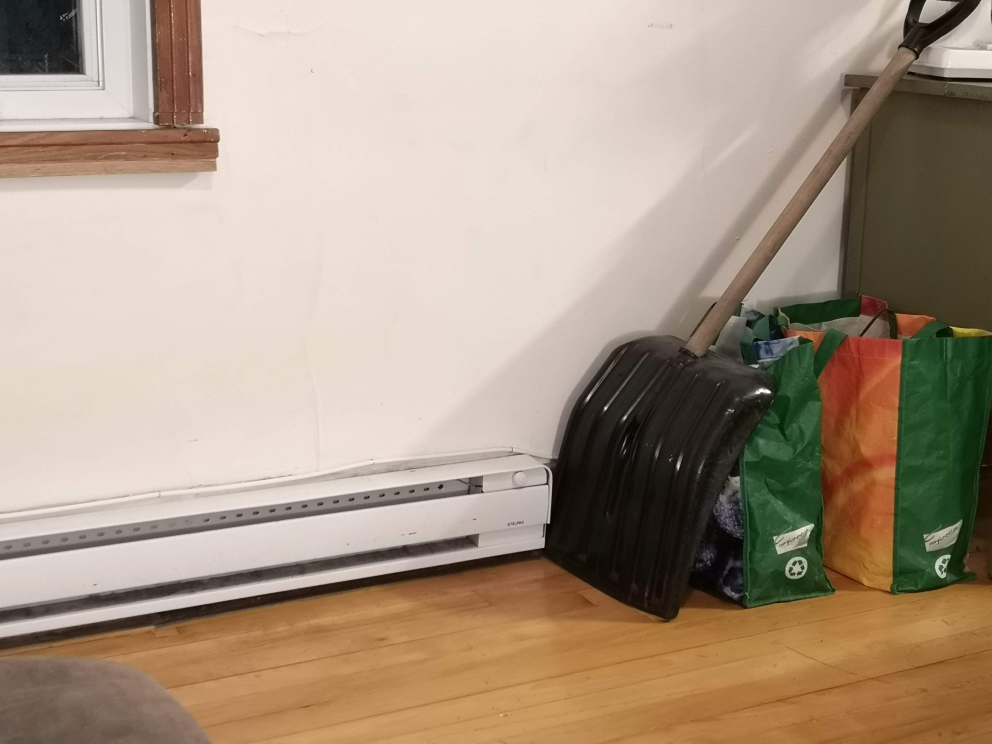
#> input picture 1.jpg, 3968 x 2976 px (shown at 1/4 size)
$ python main.py
#> lines starting #> are read from the running program, lines starting #| are printed output that depends on the picture; after the words box and inside, x2 and y2 are one past the last pixel; in counts of white or black regions, pixels touching at a corner belong together
import numpy as np
import cv2
import imutils
from matplotlib import pyplot as plt
from scipy.ndimage.filters import gaussian_filter


def panorama(image_A, image_B):
    # Gray scale
    image_A_gray = cv2.cvtColor(image_A, cv2.COLOR_BGR2GRAY)
    image_B_gray = cv2.cvtColor(image_B, cv2.COLOR_BGR2GRAY)

    # Initialization of the sift detector
    sift = cv2.xfeatures2d.SIFT_create()

    (kp_A, desc_A) = sift.detectAndCompute(image_A_gray, None)
    (kp_B, desc_B) = sift.detectAndCompute(image_B_gray, None)

    img_A_kps = cv2.drawKeypoints(image_A,kp_A, None,flags=cv2.DRAW_MATCHES_FLAGS_DRAW_RICH_KEYPOINTS)
    save_image(img_A_kps, filename='image_A_kps.jpg')

    # Just keep the position of the key points
    kp_A = np.float32([kp.pt for kp in kp_A])
    kp_B = np.float32([kp.pt for kp in kp_B])

    # Initialization of the brutforce martcher (the closest one is the match)
    matcher = cv2.DescriptorMatcher_create("BruteForce")
    rawMatches = matcher.knnMatch(desc_A, desc_B, 2)
    matches = []

    for m in rawMatches:
        # Lowe's test ?
        # need more explanations
        if len(m) == 2 and m[0].distance < m[1].distance * 0.7:
            matches.append((m[0].trainIdx, m[0].queryIdx))

    pts_A = np.float32([kp_A[i] for (_, i) in matches])
    pts_B = np.float32([kp_B[i] for (i, _) in matches])

    # Compute the homography
    # Ransac methode, exlude the outliers
    (H, status) = cv2.findHomography(pts_B, pts_A, cv2.RANSAC, 6.0)

    print(H)

    # Stick the two pictures together
    result = cv2.warpPerspective(image_B, H, (image_A.shape[1] + image_B.shape[1], image_B.shape[0]))
    save_image(result, filename='homo.jpg')
    result[0:image_A.shape[0], 0:image_A.shape[1]] = image_A

    mask = cv2.warpPerspective(image_B_gray, H, (image_A.shape[1] + image_B.shape[1], image_B.shape[0]))
    mask[:image_A.shape[0], image_A.shape[1]:] = 0
    _, mask = cv2.threshold(mask, thresh=0, maxval=255, type=cv2.THRESH_BINARY)

    mask = gaussian_filter(mask, sigma=7)
    mask3 = cv2.multiply(cv2.cvtColor(mask, cv2.COLOR_GRAY2BGR), 1/2)  # 3 channel mask

    im_thresh_color = cv2.multiply(cv2.warpPerspective(image_B, H, (image_A.shape[1] + image_B.shape[1], image_B.shape[0])), mask3)

    # Show matches
    matches_image = show_matches(image_A, image_B, pts_A, pts_B)

    kps_img_A, kps_img_A_mask = show_key_points(image_A, pts_A)
    kps_img_B, kps_img_B_mask = show_key_points(image_B, pts_B, color=(255,0,0), marker=cv2.MARKER_DIAMOND)

    kps_img_mask = cv2.warpPerspective(kps_img_B_mask, H, (image_A.shape[1] + image_B.shape[1], image_B.shape[0]))
    kps_img_mask[0:image_A.shape[0], 0:image_A.shape[1]] += kps_img_A_mask

    kps_img = cv2.warpPerspective(kps_img_B, H, (image_A.shape[1] + image_B.shape[1], image_B.shape[0]))
    kps_img[0:image_A.shape[0], 0:image_A.shape[1]] += kps_img_A

    res_with_markers = result * (1- kps_img_mask/255) + kps_img

    save_image(res_with_markers)
    #add_markers(kps_img, kps_img)

def add_markers(img, markers):
    for c in zip(markers[:,:,0], markers[:,:,1], markers[:,:,2]):
        print(c)

def save_image(img, filename='out.jpg'):
    cv2.imwrite(filename, img)

def show_key_points(image, pts, marker=cv2.MARKER_CROSS, color=(0,0,255)):
    out_img = np.ones((image.shape[0],image.shape[1],3))
    mask = np.ones((image.shape[0],image.shape[1],3))
    #out_img[:,:, 3] = np.ones((image.shape[0],image.shape[1]))
    for pt in pts:
        out_img = cv2.drawMarker(out_img, (pt[0],pt[1]), color, markerType=marker, markerSize=15, thickness=2, line_type=cv2.LINE_AA)
        mask = cv2.drawMarker(mask, (pt[0],pt[1]), (255,255,255), markerType=marker, markerSize=15, thickness=2, line_type=cv2.LINE_AA)
    return out_img, mask

def show_matches(image_A, image_B, pts_A, pts_B):
    matches_image = np.concatenate((image_A,image_B),axis=1)
    width = image_A.shape[1]
    for match_A, match_B in zip(pts_A, pts_B):
        pt_A = (int(match_A[0]),  int(match_A[1]))
        pt_B = (int(match_B[0] + width),  int(match_B[1]))
        cv2.line(matches_image, pt_A, pt_B, (0, 255, 0), 1)
    return matches_image

def plot_image(img):
    cv2.imshow('img', img)
    cv2.waitKey(0)
    cv2.destroyAllWindows()

if __name__ == "__main__":
    image_A = cv2.imread("1.jpg")
#> image_A is the input picture: shape (2976, 3968, 3); mean B, G, R 132.5, 151.2, 169.6
    image_A = imutils.resize(image_A, width=600)
#> image_A: shape (450, 600, 3)
    image_B = cv2.imread("2_tilted.jpg")
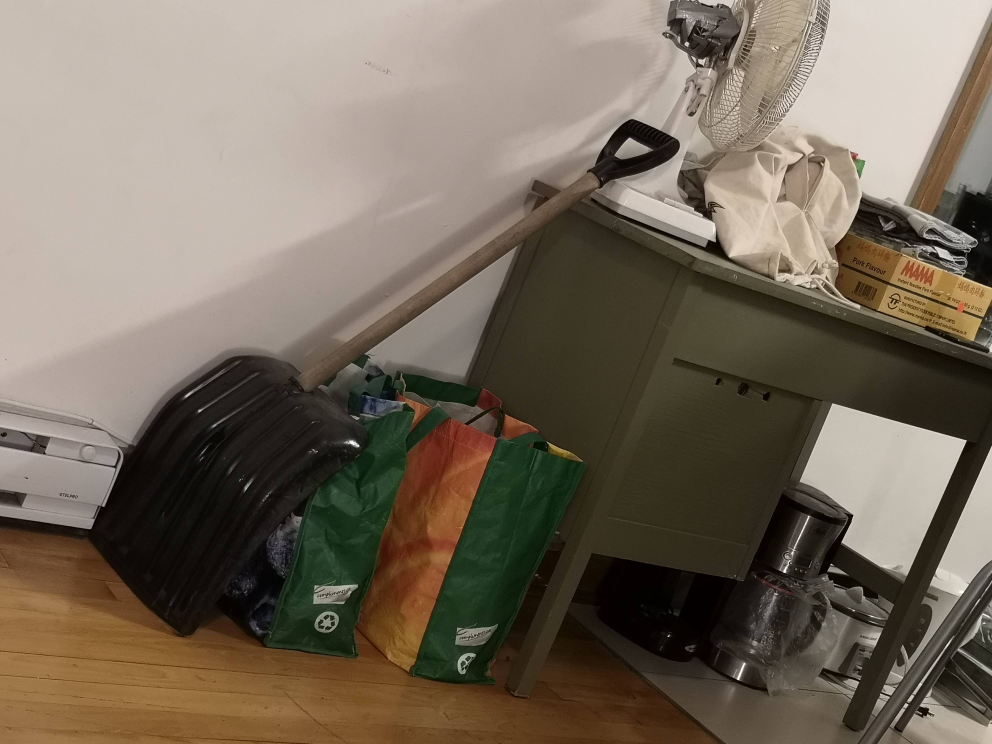
#> input picture 2_tilted.jpg, 3968 x 2976 px (shown at 1/4 size)
#> image_B is the input picture: shape (2976, 3968, 3); mean B, G, R 92, 106.7, 118.4
    image_B = imutils.resize(image_B, width=600)
#> image_B: shape (450, 600, 3)

    panorama(image_A, image_B)
#> in panorama, `(kp_A, desc_A) = sift.detectAndCompute(image_A_gray, None)`: kp_A = 293 keypoints; strongest (x, y, size): (464, 237, 2), (395, 293, 103.9), (286, 294, 7.6), (32, 27, 26.3)
#> in panorama, `(kp_B, desc_B) = sift.detectAndCompute(image_B_gray, None)`: kp_B = 580 keypoints; strongest (x, y, size): (213, 268, 2.5), (529, 285, 50.2), (570, 153, 3.7), (382, 89, 7.9)
#> in panorama, `kp_A = np.float32([kp.pt for kp in kp_A])`: kp_A = 293 pairs, first value 4.79 to 593.7, second value 3.42 to 391.2
#> in panorama, `kp_B = np.float32([kp.pt for kp in kp_B])`: kp_B = 580 pairs, first value 2.95 to 596.6, second value 3.58 to 442.5
#> in panorama, `rawMatches = matcher.knnMatch(desc_A, desc_B, 2)`: rawMatches = 293 matches
#> after the loop in panorama, `for m in rawMatches:`: matches = 94 pairs, first value 0 to 548, second value 3 to 292
#> in panorama, `pts_A = np.float32([kp_A[i] for (_, i) in matches])`: pts_A = 94 pairs, first value 15.83 to 593.7, second value 14.31 to 370
#> in panorama, `pts_B = np.float32([kp_B[i] for (i, _) in matches])`: pts_B = 94 pairs, first value 2.95 to 578.8, second value 93.62 to 410.4
#> in panorama, `(H, status) = cv2.findHomography(pts_B, pts_A, cv2.RANSAC, 6.0)`: H = [[0.831, 0.354, 173.8], [-0.35, 0.934, 53.53], [-0.000204, 5.16e-05, 1]]; status = 94 values from 0 to 1
#| [[ 8.31394783e-01  3.54182834e-01  1.73827458e+02]
#|  [-3.49619243e-01  9.34142206e-01  5.35300739e+01]
#|  [-2.03648692e-04  5.16158538e-05  1.00000000e+00]]
#> in panorama, `mask[:image_A.shape[0], image_A.shape[1]:] = 0`: mask: shape (450, 1200); min 0, max 232, mean 31.5
#> in panorama, `_, mask = cv2.threshold(mask, thresh=0, maxval=255, type=cv2.THRESH_BI..`:
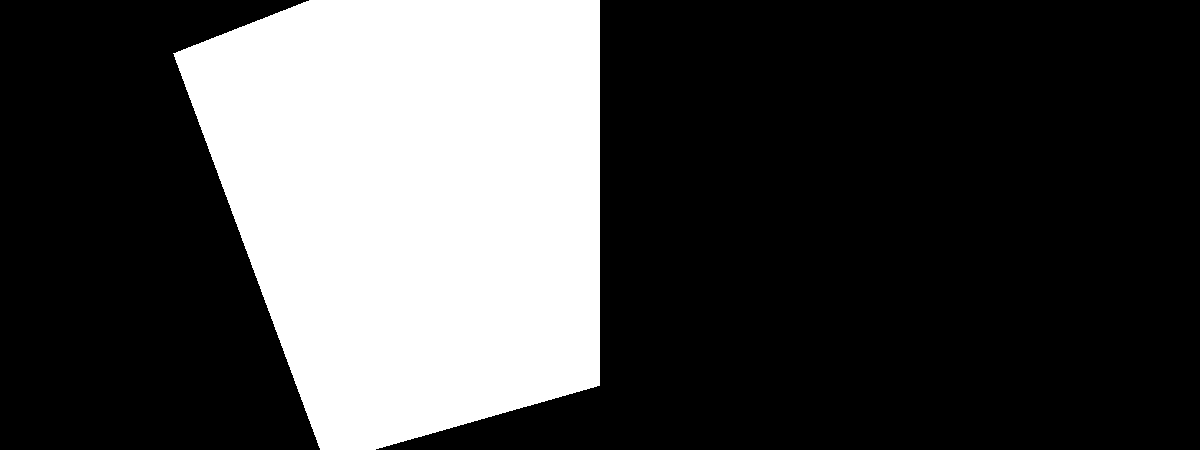
#> mask: shape (450, 1200); 28.2% white; 1 white region, box (x1, y1, x2, y2) and area: (173, 0, 600, 450) 152029
#> the loop in show_matches, `for match_A, match_B in zip(pts_A, pts_B):` made 94 passes
#> (match_A, match_B, pt_A, pt_B) on passes 1 to 12: ([15.83, 370], [45.98, 255.7], (15, 369), (645, 255)), ([15.83, 370], [45.98, 255.7], (15, 369), (645, 255)), ([203, 302.4], [578.8, 378.8], (203, 302), (1178, 378)), ([214.5, 286.3], [45.98, 255.7], (214, 286), (645, 255)), ([214.7, 287.3], [242.8, 194.9], (214, 287), (842, 194)), ([229.7, 285.4], [242.8, 194.9], (229, 285), (842, 194)), ([265.2, 296.7], [45.98, 255.7], (265, 296), (645, 255)), ([265.2, 296.7], [45.98, 255.7], (265, 296), (645, 255)), ([267.6, 296.5], [2.95, 265.3], (267, 296), (602, 265)), ([281.2, 294.5], [17.71, 268.1], (281, 294), (617, 268)), ([293.4, 293.3], [29.85, 270.5], (293, 293), (629, 270)), ([301.1, 275.2], [45.98, 255.7], (301, 275), (645, 255))
#> after the loop in show_matches, `for match_A, match_B in zip(pts_A, pts_B):`:
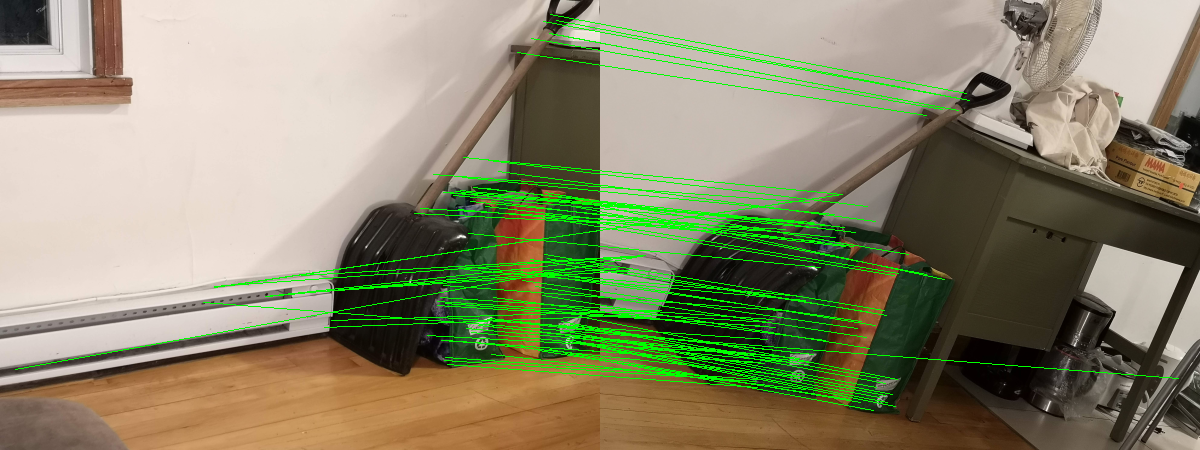
#> matches_image: shape (450, 1200, 3); mean B, G, R 109, 137.3, 139.4
#> the loop in show_key_points, `for pt in pts:` made 94 passes
#> pt on passes 1 to 12: [15.83, 370], [15.83, 370], [203, 302.4], [214.5, 286.3], [214.7, 287.3], [229.7, 285.4], [265.2, 296.7], [265.2, 296.7], [267.6, 296.5], [281.2, 294.5], [293.4, 293.3], [301.1, 275.2]
#> after the loop in show_key_points, `for pt in pts:`: mask: shape (450, 600, 3) float64; values 1 (black) and 255 (white), 2.4% white; 36 white regions, largest, box (x1, y1, x2, y2) and area: (553, 308, 593, 362) 741, (435, 169, 495, 210) 633, (429, 277, 454, 326) 419
#> after the loop in show_key_points, `for pt in pts:`:
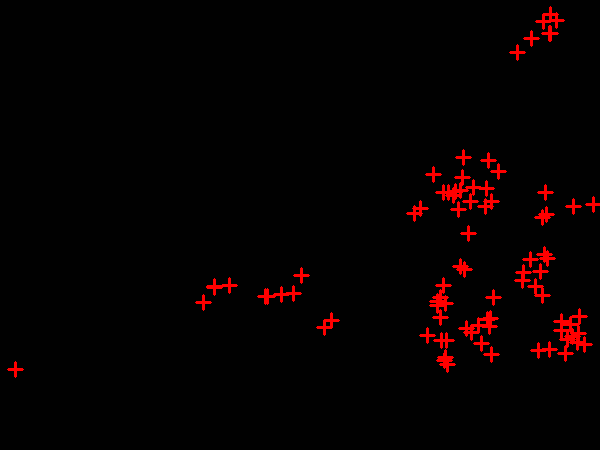
#> out_img: shape (450, 600, 3) float64; mean of channels 0, 1, 2 1, 1, 7; drawn as B, G, R
#> call 2 of show_key_points, with pts = array of shape (94, 2), marker = 3, color = (255, 0, 0)
#> the loop in show_key_points (call 2), `for pt in pts:` made 94 passes
#> pt on passes 1 to 12: [45.98, 255.7], [45.98, 255.7], [578.8, 378.8], [45.98, 255.7], [242.8, 194.9], [242.8, 194.9], [45.98, 255.7], [45.98, 255.7], [2.95, 265.3], [17.71, 268.1], [29.85, 270.5], [45.98, 255.7]
#> after the loop in show_key_points (call 2), `for pt in pts:`:
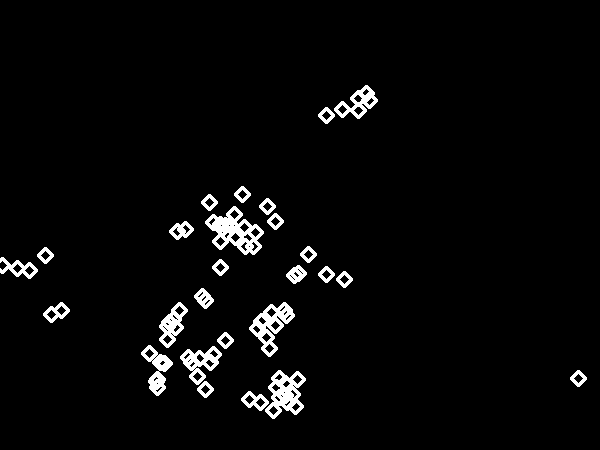
#> mask: shape (450, 600, 3) float64; values 1 (black) and 255 (white), 3.4% white; 26 white regions, largest, box (x1, y1, x2, y2) and area: (205, 206, 264, 255) 1297, (265, 370, 306, 419) 1023, (249, 302, 295, 357) 958
#> after the loop in show_key_points (call 2), `for pt in pts:`:
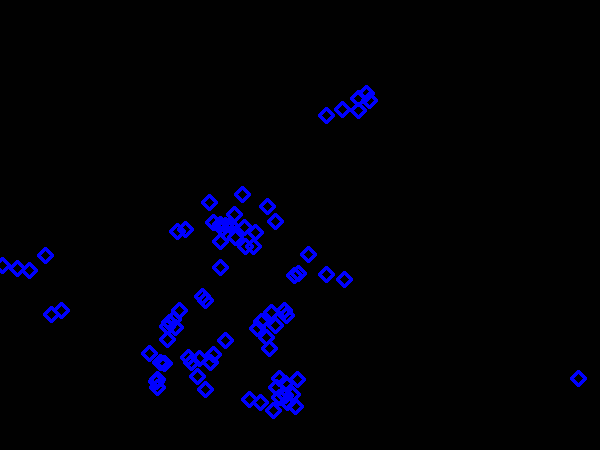
#> out_img: shape (450, 600, 3) float64; mean of channels 0, 1, 2 9.5, 1, 1; drawn as B, G, R
#> call 3 of save_image, with filename = 'out.jpg'
#> in save_image (call 3), `cv2.imwrite(filename, img)`:
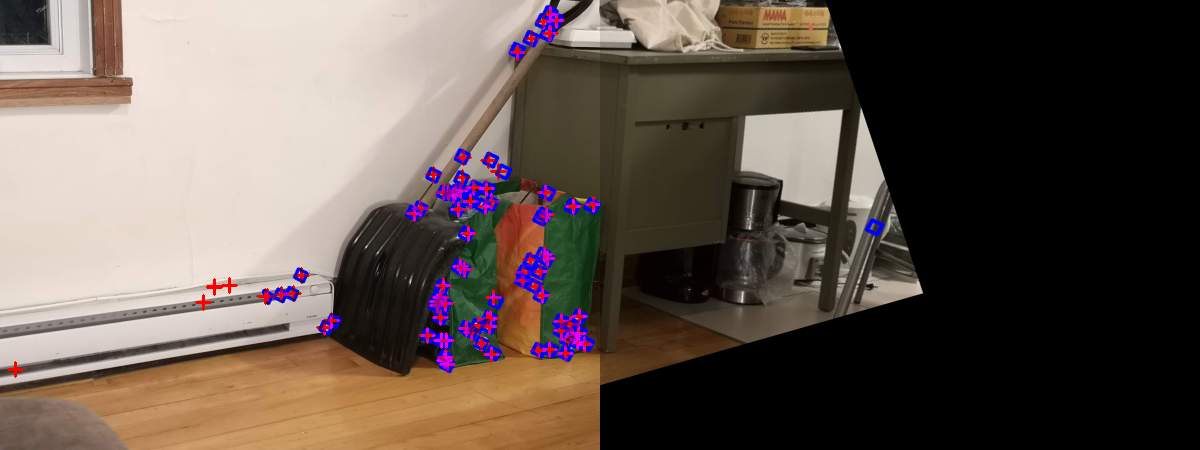
#> saved as out.jpg: shape (450, 1200, 3); mean B, G, R 79.8, 87.4, 100.5
